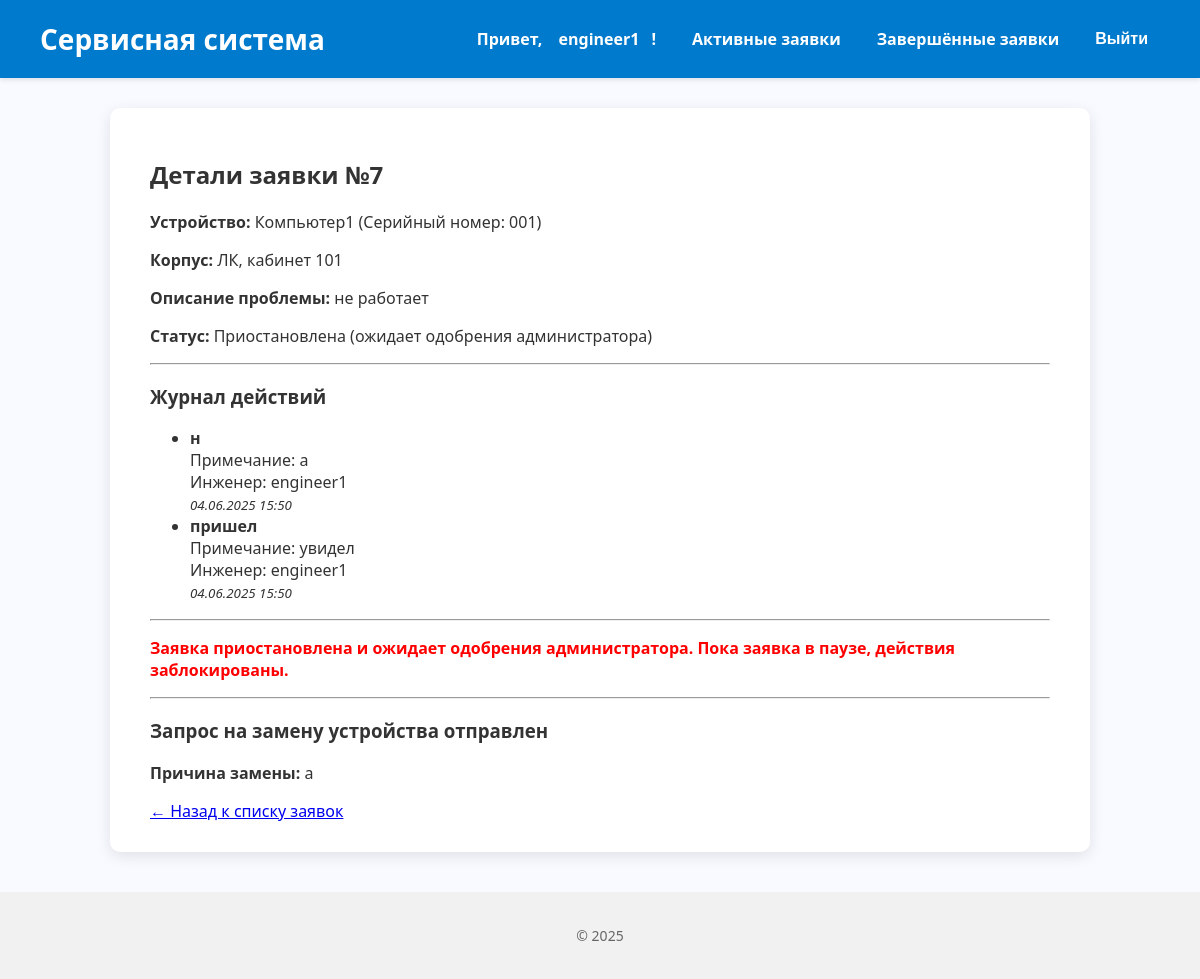
Before: /engineer/request/7/ (signed in) with the older database file.
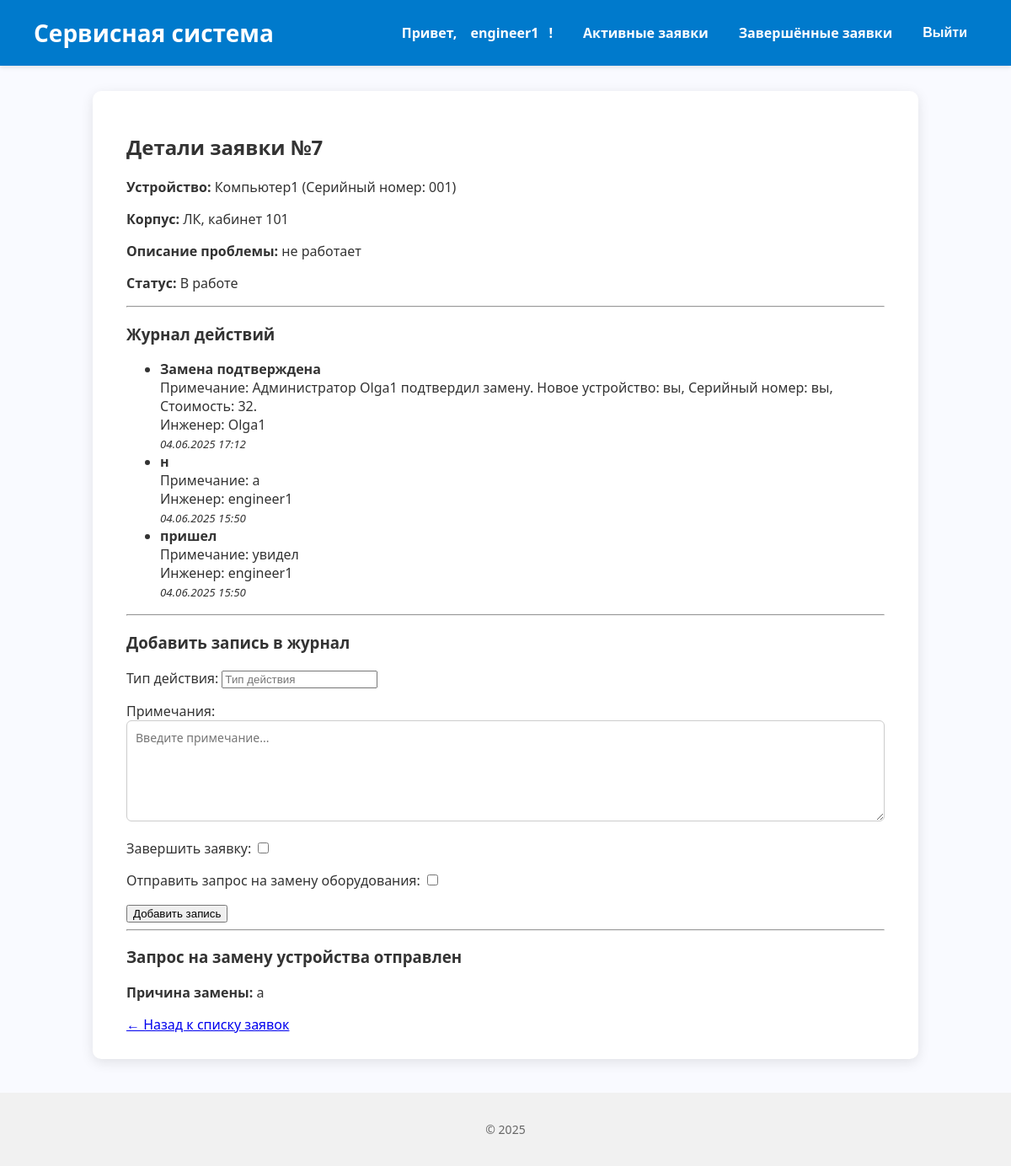
After: the same page with the newer database file.
### core/models.py (models this page shows, shortened)
class ServiceLog(models.Model):
    request = models.ForeignKey(ServiceRequest, on_delete=models.CASCADE, related_name='service_logs', verbose_name="Заявка")
    engineer = models.ForeignKey(
        settings.AUTH_USER_MODEL, on_delete=models.SET_NULL,
        null=True, related_name='service_logs', verbose_name="Инженер"
    )
    action_date = models.DateTimeField("Дата действия", auto_now_add=True)
    action_type = models.CharField("Тип действия", max_length=50)  # установка, диагностика, ремонт
    notes = models.TextField("Примечания", blank=True)
    cost = models.DecimalField("Стоимость работы", max_digits=10, decimal_places=2, default=0.0)
    class Meta:
        verbose_name = "Журнал обслуживания"
        verbose_name_plural = "Журналы обслуживания"

class User(AbstractUser):
    ROLE_CHOICES = [
        ('admin', 'Администратор'),
        ('engineer', 'Инженер'),
        ('teacher', 'Преподаватель'),
    ]
    role = models.CharField(max_length=20, choices=ROLE_CHOICES, blank=True, null=True)

### core/views.py (the view)
# urls.py: path('engineer/request/<int:request_id>/', views.engineer_request_detail, name='engineer_request_detail'),
@login_required
@engineer_required
def engineer_request_detail(request, request_id):
    service_request = get_object_or_404(ServiceRequest, id=request_id, assigned_engineer=request.user)
    replacement_request = ReplacementRequest.objects.filter(service_request=service_request).first()
    if service_request.is_paused:
        logs = service_request.service_logs.select_related('engineer').order_by('-action_date')
        context = {
            'request': service_request,
            'logs': logs,
            'replacement_request': replacement_request,
            'paused_message': "Заявка приостановлена и ожидает одобрения администратора.",
        }
        return render(request, 'core/engineer_request_detail.html', context)
    if request.method == 'POST':
        form_log = ServiceLogForm(request.POST)
        if form_log.is_valid():
            log = form_log.save(commit=False)
            log.request = service_request
            log.engineer = request.user
            log.save()
            if form_log.cleaned_data.get('complete_request'):
                service_request.is_completed = True
                service_request.is_paused = False
                service_request.save()
            if form_log.cleaned_data.get('replacement_request'):
                if not replacement_request:
                    replacement_request = ReplacementRequest.objects.create(
                        service_request=service_request,
                        engineer=request.user,
                        reason=log.notes,
                        admin_approved=False,
                    )
                else:
                    replacement_request.reason = log.notes
                    replacement_request.admin_approved = False
                    replacement_request.save()
                service_request.requires_replacement = True
                service_request.is_paused = True
                service_request.save()
            return redirect('engineer_request_detail', request_id=request_id)
        elif 'replacement_report' in request.POST and replacement_request and replacement_request.admin_approved:
            form_report = DeviceReplacementReportForm(request.POST)
            if form_report.is_valid():
                try:
                    report = DeviceReplacementReport.objects.get(replacement_request=replacement_request)
                    for field, value in form_report.cleaned_data.items():
                        setattr(report, field, value)
                    report.created_by = request.user  # Обновляем создателя, если нужно
                    report.save()
                except DeviceReplacementReport.DoesNotExist:
                    report = form_report.save(commit=False)
                    report.replacement_request = replacement_request
                    report.created_by = request.user
                    report.save()
                service_request.is_completed = True
                service_request.is_paused = False
                service_request.save()
                messages.success(request, 'Отчёт по замене успешно сохранён и заявка закрыта.')
                return redirect('engineer_request_detail', request_id=request_id)
    else:
        form_log = ServiceLogForm()
        form_report = None
        if replacement_request and replacement_request.admin_approved:
            try:
                report_instance = replacement_request.devicereplacementreport
            except DeviceReplacementReport.DoesNotExist:
                report_instance = None
            form_report = DeviceReplacementReportForm(instance=report_instance)
    logs = service_request.service_logs.select_related('engineer').order_by('-action_date')
    context = {
        'request': service_request,
        'form_log': form_log,
        'form_report': form_report,
        'logs': logs,
        'replacement_request': replacement_request,
    }
    return render(request, 'core/engineer_request_detail.html', context)

### core/forms.py
class ServiceLogForm(forms.ModelForm):
    complete_request = forms.BooleanField(
        required=False,
        label="Завершить заявку"
    )
    replacement_request = forms.BooleanField(
        required=False,
        label="Отправить запрос на замену оборудования"
    )
    class Meta:
        model = ServiceLog
        fields = ['action_type', 'notes']  # обязательно поле notes
        widgets = {
            'notes': forms.Textarea(attrs={'rows': 3, 'placeholder': 'Введите примечание...'}),
            'action_type': forms.TextInput(attrs={'placeholder': 'Тип действия'}),
        }

### core/templates/core/engineer_request_detail.html (shortened to what this page needs)
{% extends 'base.html' %}
{% block content %}
<h2>Детали заявки №{{ request.id }}</h2>
<p><strong>Устройство:</strong> {{ request.device.name }} (Серийный номер: {{ request.device.serial_number }})</p>
<p><strong>Корпус:</strong> {{ request.device.cabinet.building }}, кабинет {{ request.device.cabinet.number }}</p>
<p><strong>Описание проблемы:</strong> {{ request.description }}</p>
<p><strong>Статус:</strong>
  {% if request.is_completed %}
    Выполнена
  {% elif request.is_paused %}
    Приостановлена (ожидает одобрения администратора)
  {% else %}
    В работе
  {% endif %}
</p>
<hr>
<h3>Журнал действий</h3>
{% if logs %}
  <ul>
    {% for log in logs %}
      <li>
        <strong>{{ log.action_type }}</strong><br>
        {% if log.notes %}
          Примечание: {{ log.notes }}<br>
        {% endif %}
        Инженер: {{ log.engineer.username }}<br>
        <small><em>{{ log.action_date|date:"d.m.Y H:i" }}</em></small>
      </li>
    {% endfor %}
  </ul>
{% else %}
  <p>Нет записей в журнале.</p>
{% endif %}
<hr>
{% if not request.is_completed %}
  {% if request.is_paused %}
    <p style="color: red; font-weight: bold;">
      Заявка приостановлена и ожидает одобрения администратора. Пока заявка в паузе, действия заблокированы.
    </p>
  {% else %}
    <h3>Добавить запись в журнал</h3>
    <form method="post">
      {{ form_log.as_p }}
      <button type="submit" name="submit_log">Добавить запись</button>
    </form>
  {% endif %}
  {% if replacement_request %}
    <hr>
    <h3>Запрос на замену устройства отправлен</h3>
    <p><strong>Причина замены:</strong> {{ replacement_request.reason }}</p>
  {% endif %}
{% else %}
  <p><em>Заявка выполнена.</em></p>
{% endif %}
<a href="{% url 'engineer_dashboard' %}">← Назад к списку заявок</a>
{% endblock %}

Changed rows visible on the page:
changed ServiceRequest "не работает": is_paused True → False (drawn)
added ServiceLog: action_type "Замена подтверждена", notes "Администратор Olga1 подтвердил замену. Новое устройство: вы, Серийный номер: вы, Стоимость: 32.", engineer.username "Olga1", action_date "04.06.2025 17:12"
Other visible differences:
form field complete_request: (not shown) → "☐"
form field replacement_request: (not shown) → "☐"
text no longer shown: "Приостановлена (ожидает одобрения администратора) Заявка приостановлена и ожидает одобрения администратора. Пока заявка в паузе, действия заблокированы."
text now shown: "В работе Добавить запись в журнал Тип действия: Примечания: Завершить заявку: Отправить запрос на замену оборудования: Добавить запись"
